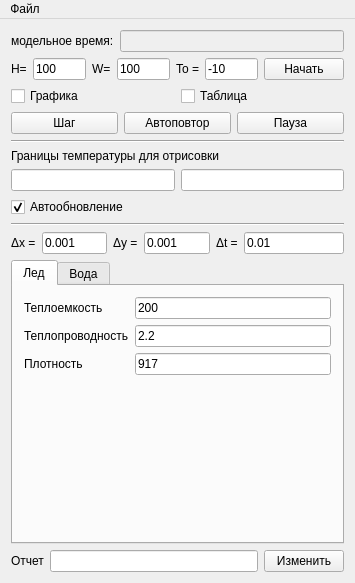
<?xml version="1.0" encoding="UTF-8"?>
<ui version="4.0">
 <class>displaymeltmodel</class>
 <widget class="QMainWindow" name="displaymeltmodel">
  <property name="windowModality">
   <enum>Qt::NonModal</enum>
  </property>
  <property name="geometry">
   <rect>
    <x>0</x>
    <y>0</y>
    <width>355</width>
    <height>583</height>
   </rect>
  </property>
  <property name="windowTitle">
   <string>meltmodel</string>
  </property>
  <widget class="QWidget" name="centralWidget">
   <layout class="QVBoxLayout" name="verticalLayout">
    <item>
     <layout class="QHBoxLayout" name="horizontalLayout_5">
      <item>
       <widget class="QLabel" name="label_11">
        <property name="text">
         <string>модельное время:</string>
        </property>
       </widget>
      </item>
      <item>
       <widget class="QLineEdit" name="time">
        <property name="enabled">
         <bool>false</bool>
        </property>
       </widget>
      </item>
     </layout>
    </item>
    <item>
     <layout class="QHBoxLayout" name="controlPanel">
      <item>
       <widget class="QLabel" name="label_15">
        <property name="text">
         <string>H=</string>
        </property>
       </widget>
      </item>
      <item>
       <widget class="QLineEdit" name="x">
        <property name="text">
         <string>100</string>
        </property>
       </widget>
      </item>
      <item>
       <widget class="QLabel" name="label_14">
        <property name="text">
         <string>W=</string>
        </property>
       </widget>
      </item>
      <item>
       <widget class="QLineEdit" name="y">
        <property name="text">
         <string>100</string>
        </property>
       </widget>
      </item>
      <item>
       <widget class="QLabel" name="label_13">
        <property name="text">
         <string>To =</string>
        </property>
       </widget>
      </item>
      <item>
       <widget class="QLineEdit" name="startTemp">
        <property name="text">
         <string>-10</string>
        </property>
       </widget>
      </item>
      <item>
       <widget class="QPushButton" name="start">
        <property name="text">
         <string>Начать</string>
        </property>
       </widget>
      </item>
     </layout>
    </item>
    <item>
     <layout class="QHBoxLayout" name="showViewsPanel">
      <item>
       <widget class="QCheckBox" name="showGraphics">
        <property name="text">
         <string>Графика</string>
        </property>
       </widget>
      </item>
      <item>
       <widget class="QCheckBox" name="showTable">
        <property name="text">
         <string>Таблица</string>
        </property>
       </widget>
      </item>
     </layout>
    </item>
    <item>
     <layout class="QHBoxLayout" name="horizontalLayout_4">
      <item>
       <widget class="QPushButton" name="step">
        <property name="text">
         <string>Шаг</string>
        </property>
       </widget>
      </item>
      <item>
       <widget class="QPushButton" name="repeat">
        <property name="text">
         <string>Автоповтор</string>
        </property>
       </widget>
      </item>
      <item>
       <widget class="QPushButton" name="pause">
        <property name="text">
         <string>Пауза</string>
        </property>
       </widget>
      </item>
     </layout>
    </item>
    <item>
     <widget class="Line" name="line">
      <property name="orientation">
       <enum>Qt::Horizontal</enum>
      </property>
     </widget>
    </item>
    <item>
     <widget class="QLabel" name="label">
      <property name="text">
       <string>Границы температуры для отрисовки</string>
      </property>
     </widget>
    </item>
    <item>
     <layout class="QHBoxLayout" name="horizontalLayout">
      <item>
       <widget class="QLineEdit" name="minTemp"/>
      </item>
      <item>
       <widget class="QLineEdit" name="maxTemp"/>
      </item>
     </layout>
    </item>
    <item>
     <layout class="QHBoxLayout" name="horizontalLayout_2">
      <property name="spacing">
       <number>0</number>
      </property>
      <item>
       <widget class="QCheckBox" name="checkBox">
        <property name="text">
         <string>Автообновление</string>
        </property>
        <property name="checked">
         <bool>true</bool>
        </property>
       </widget>
      </item>
     </layout>
    </item>
    <item>
     <widget class="Line" name="line_2">
      <property name="orientation">
       <enum>Qt::Horizontal</enum>
      </property>
     </widget>
    </item>
    <item>
     <layout class="QHBoxLayout" name="horizontalLayout_3">
      <item>
       <widget class="QLabel" name="label_9">
        <property name="text">
         <string>Δx =</string>
        </property>
       </widget>
      </item>
      <item>
       <widget class="QLineEdit" name="dx">
        <property name="text">
         <string>0.001</string>
        </property>
       </widget>
      </item>
      <item>
       <widget class="QLabel" name="label_8">
        <property name="text">
         <string>Δy =</string>
        </property>
       </widget>
      </item>
      <item>
       <widget class="QLineEdit" name="dy">
        <property name="text">
         <string>0.001</string>
        </property>
       </widget>
      </item>
      <item>
       <widget class="QLabel" name="label_10">
        <property name="text">
         <string>Δt =</string>
        </property>
       </widget>
      </item>
      <item>
       <widget class="QLineEdit" name="dt">
        <property name="minimumSize">
         <size>
          <width>100</width>
          <height>0</height>
         </size>
        </property>
        <property name="text">
         <string>0.01</string>
        </property>
       </widget>
      </item>
     </layout>
    </item>
    <item>
     <widget class="QTabWidget" name="constants">
      <property name="currentIndex">
       <number>0</number>
      </property>
      <widget class="QWidget" name="ice">
       <attribute name="title">
        <string>Лед</string>
       </attribute>
       <layout class="QFormLayout" name="formLayout">
        <property name="fieldGrowthPolicy">
         <enum>QFormLayout::AllNonFixedFieldsGrow</enum>
        </property>
        <item row="0" column="0">
         <widget class="QLabel" name="label_2">
          <property name="text">
           <string>Теплоемкость</string>
          </property>
         </widget>
        </item>
        <item row="0" column="1">
         <widget class="QLineEdit" name="iceC">
          <property name="text">
           <string>200</string>
          </property>
         </widget>
        </item>
        <item row="1" column="0">
         <widget class="QLabel" name="label_3">
          <property name="text">
           <string>Теплопроводность</string>
          </property>
         </widget>
        </item>
        <item row="1" column="1">
         <widget class="QLineEdit" name="iceLambda">
          <property name="text">
           <string>2.2</string>
          </property>
         </widget>
        </item>
        <item row="2" column="0">
         <widget class="QLabel" name="label_4">
          <property name="text">
           <string>Плотность</string>
          </property>
         </widget>
        </item>
        <item row="2" column="1">
         <widget class="QLineEdit" name="iceR">
          <property name="text">
           <string>917</string>
          </property>
         </widget>
        </item>
       </layout>
      </widget>
      <widget class="QWidget" name="water">
       <attribute name="title">
        <string>Вода</string>
       </attribute>
       <layout class="QFormLayout" name="formLayout_2">
        <item row="0" column="0">
         <widget class="QLabel" name="label_5">
          <property name="text">
           <string>Теплоемкость</string>
          </property>
         </widget>
        </item>
        <item row="0" column="1">
         <widget class="QLineEdit" name="waterC"/>
        </item>
        <item row="1" column="0">
         <widget class="QLabel" name="label_7">
          <property name="text">
           <string>Теплопроводность</string>
          </property>
         </widget>
        </item>
        <item row="1" column="1">
         <widget class="QLineEdit" name="waterLambda"/>
        </item>
        <item row="2" column="0">
         <widget class="QLabel" name="label_6">
          <property name="text">
           <string>Плотность</string>
          </property>
         </widget>
        </item>
        <item row="2" column="1">
         <widget class="QLineEdit" name="waterR"/>
        </item>
       </layout>
      </widget>
     </widget>
    </item>
    <item>
     <layout class="QHBoxLayout" name="horizontalLayout_6">
      <item>
       <widget class="QLabel" name="label_12">
        <property name="text">
         <string>Отчет</string>
        </property>
       </widget>
      </item>
      <item>
       <widget class="QLineEdit" name="lineEdit"/>
      </item>
      <item>
       <widget class="QPushButton" name="pushButton">
        <property name="text">
         <string>Изменить</string>
        </property>
       </widget>
      </item>
     </layout>
    </item>
   </layout>
  </widget>
  <widget class="QMenuBar" name="menuBar">
   <property name="geometry">
    <rect>
     <x>0</x>
     <y>0</y>
     <width>355</width>
     <height>18</height>
    </rect>
   </property>
   <widget class="QMenu" name="menu">
    <property name="title">
     <string>Файл</string>
    </property>
    <addaction name="open"/>
    <addaction name="save"/>
   </widget>
   <addaction name="menu"/>
  </widget>
  <action name="open">
   <property name="text">
    <string>открыть</string>
   </property>
   <property name="shortcut">
    <string>Ctrl+O</string>
   </property>
  </action>
  <action name="save">
   <property name="text">
    <string>сохранить</string>
   </property>
   <property name="shortcut">
    <string>Ctrl+S</string>
   </property>
  </action>
 </widget>
 <layoutdefault spacing="6" margin="11"/>
 <resources/>
 <connections/>
</ui>
